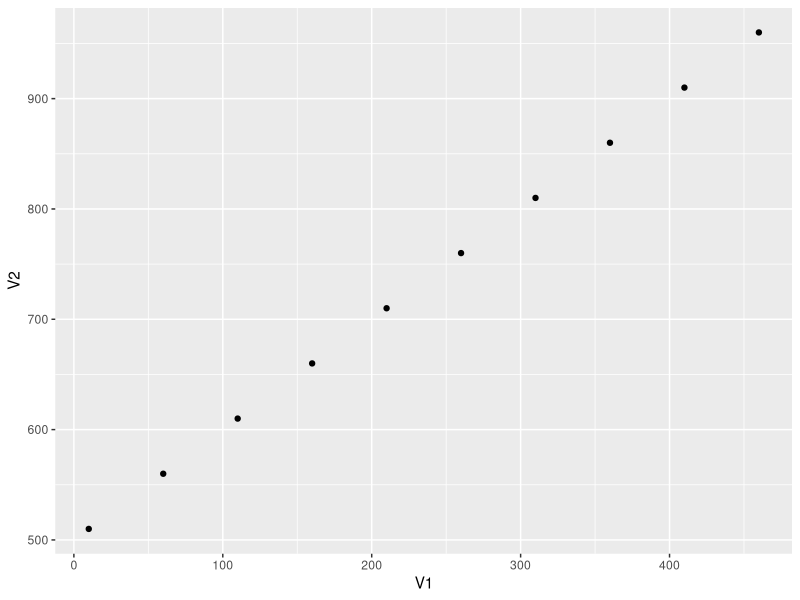
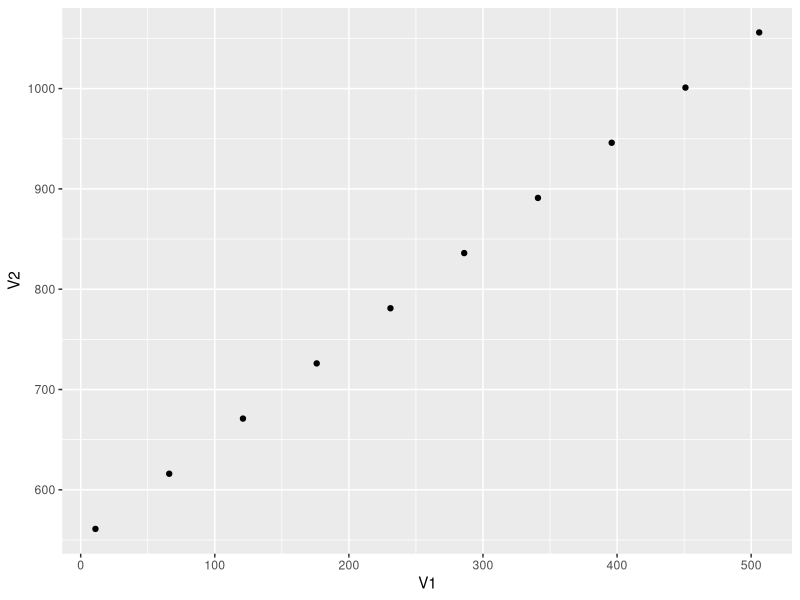

These figures' R source, in order:
## ---- chunk 1
library(data.table)
library(htmlTable)
library(ggplot2)
a <- data.table(matrix(seq(1, 100, 5), ncol = 2))
htmlTable(a)
for (i in 10:11) {
    cat( paste('## title no.', i, '\n' ) ) 
    print(ggplot(a*i, aes(x = V1, y = V2)) + geom_point())
    writeLines(htmlTable(a*i))
    cat('\n')
}
